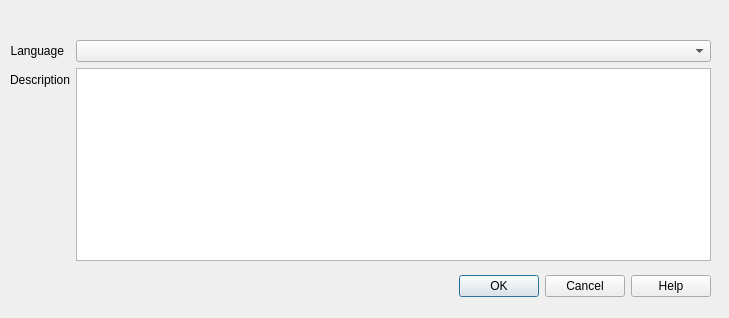
<?xml version="1.0" encoding="UTF-8"?>
<ui version="4.0">
 <class>Dialog</class>
 <widget class="QDialog" name="Dialog">
  <property name="geometry">
   <rect>
    <x>0</x>
    <y>0</y>
    <width>729</width>
    <height>318</height>
   </rect>
  </property>
  <property name="windowTitle">
   <string>Dialog</string>
  </property>
  <widget class="QDialogButtonBox" name="buttonBox_2">
   <property name="geometry">
    <rect>
     <x>0</x>
     <y>270</y>
     <width>711</width>
     <height>32</height>
    </rect>
   </property>
   <property name="orientation">
    <enum>Qt::Horizontal</enum>
   </property>
   <property name="standardButtons">
    <set>QDialogButtonBox::Cancel|QDialogButtonBox::Help|QDialogButtonBox::Ok</set>
   </property>
   <property name="centerButtons">
    <bool>false</bool>
   </property>
  </widget>
  <widget class="QWidget" name="formLayoutWidget">
   <property name="geometry">
    <rect>
     <x>10</x>
     <y>40</y>
     <width>701</width>
     <height>221</height>
    </rect>
   </property>
   <layout class="QFormLayout" name="formLayout">
    <item row="0" column="0">
     <widget class="QLabel" name="label">
      <property name="text">
       <string>Language</string>
      </property>
      <property name="alignment">
       <set>Qt::AlignRight|Qt::AlignTrailing|Qt::AlignVCenter</set>
      </property>
     </widget>
    </item>
    <item row="1" column="0">
     <widget class="QLabel" name="label_2">
      <property name="text">
       <string>Description</string>
      </property>
      <property name="alignment">
       <set>Qt::AlignRight|Qt::AlignTrailing|Qt::AlignVCenter</set>
      </property>
     </widget>
    </item>
    <item row="0" column="1">
     <widget class="QComboBox" name="comboBox"/>
    </item>
    <item row="1" column="1">
     <widget class="QTextEdit" name="textEdit"/>
    </item>
   </layout>
  </widget>
 </widget>
 <resources/>
 <connections/>
</ui>
